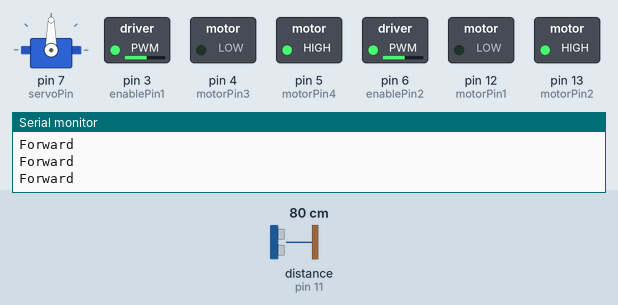
Bench run of a sketch on a simulated Arduino Uno, built with avr-gcc and run on an emulated ATmega328P. Shown: servo, switched loads named in the sketch (green lamp = pin HIGH), the last lines printed to the serial monitor. The inputs (shaded band) are chosen by the test bench; at power-on: distance to the obstacle (sensor on pin 11) 80 cm. The echo pulse lasts 58.3 µs per cm.

Above: at 1.2 s.
1.3 s: distance to the obstacle (sensor on pin 11) set to 2 cm
At 1.6 s:
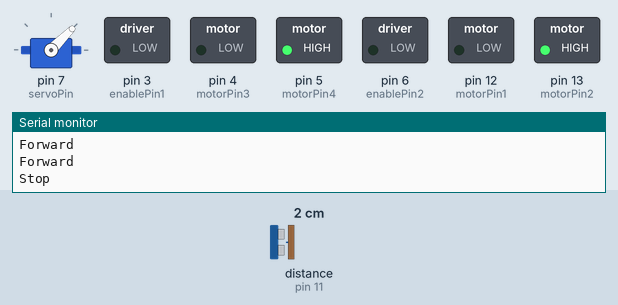
3.8 s: distance to the obstacle (sensor on pin 11) set to 35 cm
At 5.3 s:
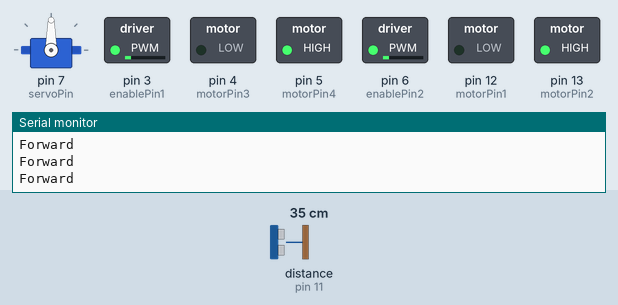
5.8 s: distance to the obstacle (sensor on pin 11) set to 60 cm
At 6.2 s:
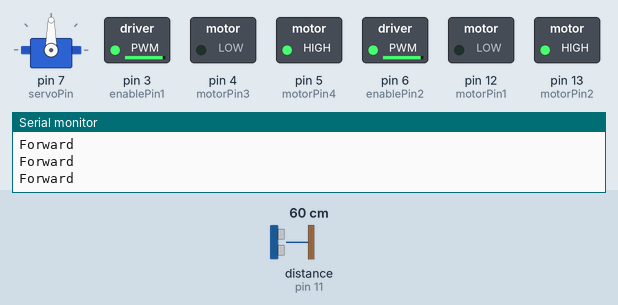
7.3 s: distance to the obstacle (sensor on pin 11) set to 4 cm
At 8.2 s:
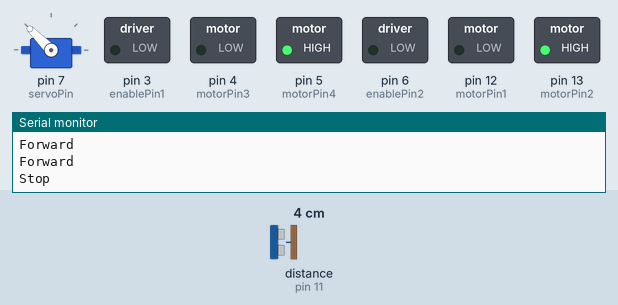
Timing chart, 0 to 10.8 s (numbered marks = the images above; inputs shaded):
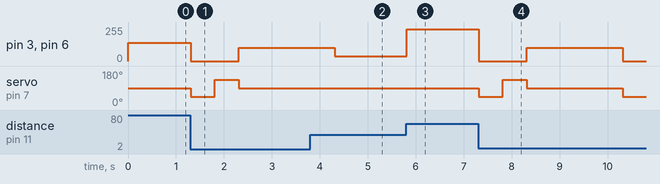

The sketch:

Obstacle_avoidance.ino
```cpp
#include <NewPing.h>
#include <Servo.h>

// Pin definitions
const int motorPin1 = 12;  // IN1 on L298N
const int motorPin2 = 13;  // IN2 on L298N
const int motorPin3 = 4;   // IN3 on L298N
const int motorPin4 = 5;   // IN4 on L298N
const int enablePin1 = 3;  // ENA on L298N
const int enablePin2 = 6;  // ENB on L298N
const int trigPin = 10;    // Trigger pin of ultrasonic sensor
const int echoPin = 11;    // Echo pin of ultrasonic sensor
const int servoPin = 7;    // Servo signal pin

// Define servo and ultrasonic sensor objects
Servo servo;
NewPing sonar(trigPin, echoPin, 200);  // Max distance 200cm

// Constants for distance thresholds
const int maxDistance = 30;  // Max distance to detect obstacle
const int minDistance = 10;  // Min distance to start avoiding obstacle

// Function prototypes
void moveForward(int speed);
void stopMotors();
void turnLeft();
void turnRight();

void setup() {
  // Setup pins
  pinMode(motorPin1, OUTPUT);
  pinMode(motorPin2, OUTPUT);
  pinMode(motorPin3, OUTPUT);
  pinMode(motorPin4, OUTPUT);
  pinMode(enablePin1, OUTPUT);
  pinMode(enablePin2, OUTPUT);

  // Attach servo
  servo.attach(servoPin);

  // Initial motor direction (forward)
  digitalWrite(motorPin1, LOW);
  digitalWrite(motorPin2, HIGH);
  digitalWrite(motorPin3, LOW);
  digitalWrite(motorPin4, HIGH);

  // Set servo to middle position
  servo.write(90);

  // Start serial communication
  Serial.begin(9600);
}

void loop() {
  // Measure distance in front
  int distance = sonar.ping_cm();

  // If obstacle detected
  if (distance < maxDistance && distance > 0) {
    // Stop motors
    stopMotors();

    // Measure distances to left and right
    servo.write(45); // Turn left
    int leftDistance = sonar.ping_cm();
    delay(500); // Wait for servo to move
    servo.write(135); // Turn right
    int rightDistance = sonar.ping_cm();
    delay(500); // Wait for servo to move back to center
    servo.write(90);

    // Decide direction based on available space
    if (leftDistance > rightDistance) {
      turnLeft();
    } else {
      turnRight();
    }
    delay(1000); // Delay for turn
  } else {
    // Move forward with speed adjustment based on distance
    moveForward(map(distance, minDistance, maxDistance, 100, 255));
  }
}

// Move forward function with speed control
void moveForward(int speed) {
  Serial.println("Forward");
  analogWrite(enablePin1, speed); // Motor A speed
  analogWrite(enablePin2, speed); // Motor B speed
  digitalWrite(motorPin1, LOW);
  digitalWrite(motorPin2, HIGH);
  digitalWrite(motorPin3, LOW);
  digitalWrite(motorPin4, HIGH);
}

// Stop motors function
void stopMotors() {
  Serial.println("Stop");
  analogWrite(enablePin1, 0); // Motor A speed
  analogWrite(enablePin2, 0); // Motor B speed
}

// Turn left function
void turnLeft() {
  Serial.println("Left");
  analogWrite(enablePin1, 100); // Motor A speed
  analogWrite(enablePin2, 100); // Motor B speed
  digitalWrite(motorPin1, HIGH);
  digitalWrite(motorPin2, LOW);
  digitalWrite(motorPin3, HIGH);
  digitalWrite(motorPin4, LOW);
  delay(1000); // Adjust turn duration
}

// Turn right function
void turnRight() {
  Serial.println("Right");
  analogWrite(enablePin1, 100); // Motor A speed
  analogWrite(enablePin2, 100); // Motor B speed
  digitalWrite(motorPin1, LOW);
  digitalWrite(motorPin2, HIGH);
  digitalWrite(motorPin3, LOW);
  digitalWrite(motorPin4, HIGH);
  delay(1000); // Adjust turn duration
}
```

Measured:
- after the input at 1.3 s, pin 3 (enablePin1), pin 6 (enablePin2): 138/255 → 0/255 at once, → 100/255 1.0 s later; servo on pin 7 (servoPin): 90° → 45° at once, → 135° 0.50 s later, → 90° 0.50 s later
- after the input at 3.8 s, servo on pin 7 (servoPin): stays 90° (without the input it goes to 45° after 0.51 s)
- after the input at 5.8 s, pin 3 (enablePin1), pin 6 (enablePin2): 37/255 → 239/255 at once
- after the input at 7.3 s, pin 3 (enablePin1), pin 6 (enablePin2): 239/255 → 0/255 at once, → 100/255 1.0 s later, → 0/255 2.0 s later; servo on pin 7 (servoPin): 90° → 45° at once, → 135° 0.50 s later, → 90° 0.50 s later, → 45° 2.0 s later
